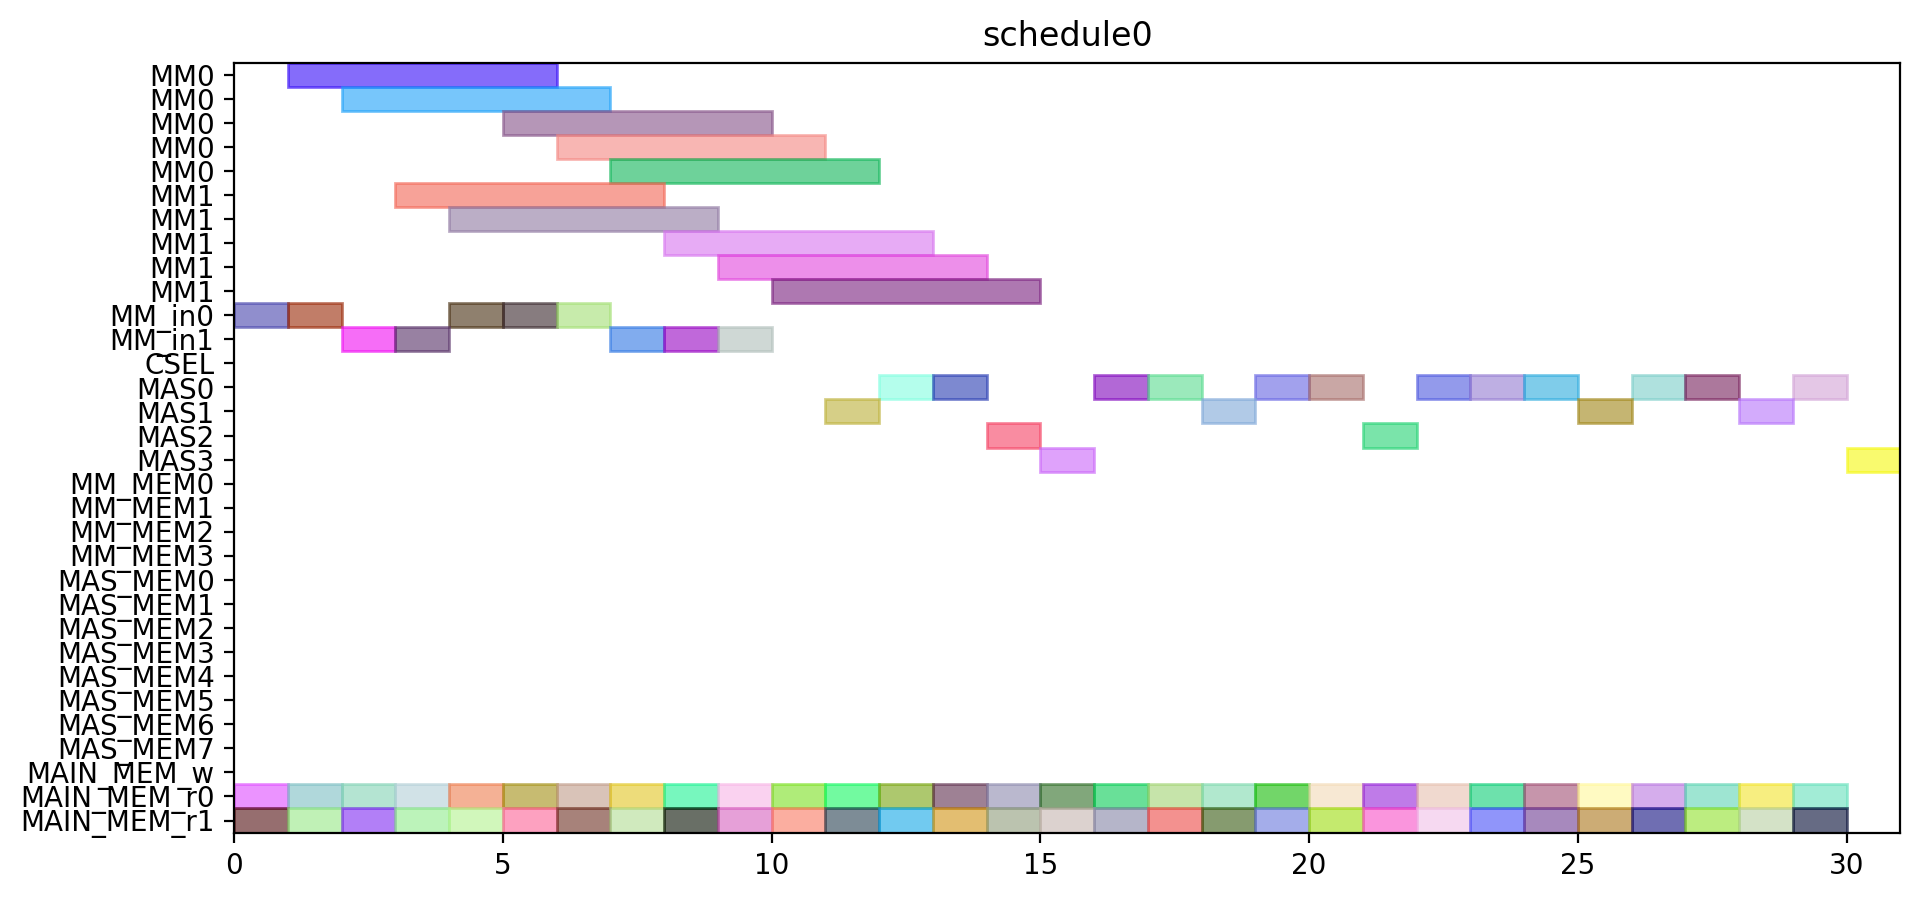

This figure's Python source:
from pyschedule import Scenario, solvers, plotters, alt


def solve():
	horizon = 131
	S = Scenario("schedule0", horizon=horizon)

	# resource
	MM = S.Resources('MM', num=2, size=5)
	MM_in = S.Resources('MM_in', num=2)
	CSEL = S.Resource('CSEL')
	MAS = S.Resources('MAS', num=4, size=1, periods=range(1, horizon))
	MM_MEM = S.Resources('MM_MEM', num=4)
	MAS_MEM = S.Resources('MAS_MEM', num=8)
	MAIN_MEM_w = S.Resource('MAIN_MEM_w', size=1)
	MAIN_MEM_r = S.Resources('MAIN_MEM_r', num=2)

	# result of previous scheduling

	# new tasks
	c_aa_a1_0 = S.Task('c_aa_a1_0', length=1, delay_cost=1)
	c_aa_a1_0 += alt(MAS)
	c_aa_a1_0_mem0 = S.Task('c_aa_a1_0_mem0', length=1, delay_cost=1)
	c_aa_a1_0_mem0 += MAIN_MEM_r[0]
	S += c_aa_a1_0_mem0 <= c_aa_a1_0

	c_aa_a1_0_mem1 = S.Task('c_aa_a1_0_mem1', length=1, delay_cost=1)
	c_aa_a1_0_mem1 += MAIN_MEM_r[1]
	S += c_aa_a1_0_mem1 <= c_aa_a1_0

	c_aa_a1_1 = S.Task('c_aa_a1_1', length=1, delay_cost=1)
	c_aa_a1_1 += alt(MAS)
	c_aa_a1_1_mem0 = S.Task('c_aa_a1_1_mem0', length=1, delay_cost=1)
	c_aa_a1_1_mem0 += MAIN_MEM_r[0]
	S += c_aa_a1_1_mem0 <= c_aa_a1_1

	c_aa_a1_1_mem1 = S.Task('c_aa_a1_1_mem1', length=1, delay_cost=1)
	c_aa_a1_1_mem1 += MAIN_MEM_r[1]
	S += c_aa_a1_1_mem1 <= c_aa_a1_1

	c_aa_t10 = S.Task('c_aa_t10', length=1, delay_cost=1)
	c_aa_t10 += alt(MAS)
	c_aa_t10_mem0 = S.Task('c_aa_t10_mem0', length=1, delay_cost=1)
	c_aa_t10_mem0 += MAIN_MEM_r[0]
	S += c_aa_t10_mem0 <= c_aa_t10

	c_aa_t10_mem1 = S.Task('c_aa_t10_mem1', length=1, delay_cost=1)
	c_aa_t10_mem1 += MAIN_MEM_r[1]
	S += c_aa_t10_mem1 <= c_aa_t10

	c_aa_t11 = S.Task('c_aa_t11', length=1, delay_cost=1)
	c_aa_t11 += alt(MAS)
	c_aa_t11_mem0 = S.Task('c_aa_t11_mem0', length=1, delay_cost=1)
	c_aa_t11_mem0 += MAIN_MEM_r[0]
	S += c_aa_t11_mem0 <= c_aa_t11

	c_aa_t11_mem1 = S.Task('c_aa_t11_mem1', length=1, delay_cost=1)
	c_aa_t11_mem1 += MAIN_MEM_r[1]
	S += c_aa_t11_mem1 <= c_aa_t11

	c_aa_t3_t0 = S.Task('c_aa_t3_t0', length=5, delay_cost=1)
	c_aa_t3_t0 += alt(MM)
	c_aa_t3_t0_in = S.Task('c_aa_t3_t0_in', length=1, delay_cost=1)
	c_aa_t3_t0_in += alt(MM_in)
	S += c_aa_t3_t0_in*MM_in[0]<=c_aa_t3_t0*MM[0]
	S += c_aa_t3_t0_in*MM_in[1]<=c_aa_t3_t0*MM[1]
	c_aa_t3_t0_mem0 = S.Task('c_aa_t3_t0_mem0', length=1, delay_cost=1)
	c_aa_t3_t0_mem0 += MAIN_MEM_r[0]
	S += c_aa_t3_t0_mem0 <= c_aa_t3_t0

	c_aa_t3_t0_mem1 = S.Task('c_aa_t3_t0_mem1', length=1, delay_cost=1)
	c_aa_t3_t0_mem1 += MAIN_MEM_r[1]
	S += c_aa_t3_t0_mem1 <= c_aa_t3_t0

	c_aa_t3_t1 = S.Task('c_aa_t3_t1', length=5, delay_cost=1)
	c_aa_t3_t1 += alt(MM)
	c_aa_t3_t1_in = S.Task('c_aa_t3_t1_in', length=1, delay_cost=1)
	c_aa_t3_t1_in += alt(MM_in)
	S += c_aa_t3_t1_in*MM_in[0]<=c_aa_t3_t1*MM[0]
	S += c_aa_t3_t1_in*MM_in[1]<=c_aa_t3_t1*MM[1]
	c_aa_t3_t1_mem0 = S.Task('c_aa_t3_t1_mem0', length=1, delay_cost=1)
	c_aa_t3_t1_mem0 += MAIN_MEM_r[0]
	S += c_aa_t3_t1_mem0 <= c_aa_t3_t1

	c_aa_t3_t1_mem1 = S.Task('c_aa_t3_t1_mem1', length=1, delay_cost=1)
	c_aa_t3_t1_mem1 += MAIN_MEM_r[1]
	S += c_aa_t3_t1_mem1 <= c_aa_t3_t1

	c_aa_t3_t2 = S.Task('c_aa_t3_t2', length=1, delay_cost=1)
	c_aa_t3_t2 += alt(MAS)
	c_aa_t3_t2_mem0 = S.Task('c_aa_t3_t2_mem0', length=1, delay_cost=1)
	c_aa_t3_t2_mem0 += MAIN_MEM_r[0]
	S += c_aa_t3_t2_mem0 <= c_aa_t3_t2

	c_aa_t3_t2_mem1 = S.Task('c_aa_t3_t2_mem1', length=1, delay_cost=1)
	c_aa_t3_t2_mem1 += MAIN_MEM_r[1]
	S += c_aa_t3_t2_mem1 <= c_aa_t3_t2

	c_aa_t3_t3 = S.Task('c_aa_t3_t3', length=1, delay_cost=1)
	c_aa_t3_t3 += alt(MAS)
	c_aa_t3_t3_mem0 = S.Task('c_aa_t3_t3_mem0', length=1, delay_cost=1)
	c_aa_t3_t3_mem0 += MAIN_MEM_r[0]
	S += c_aa_t3_t3_mem0 <= c_aa_t3_t3

	c_aa_t3_t3_mem1 = S.Task('c_aa_t3_t3_mem1', length=1, delay_cost=1)
	c_aa_t3_t3_mem1 += MAIN_MEM_r[1]
	S += c_aa_t3_t3_mem1 <= c_aa_t3_t3

	c_bb_a1_0 = S.Task('c_bb_a1_0', length=1, delay_cost=1)
	c_bb_a1_0 += alt(MAS)
	c_bb_a1_0_mem0 = S.Task('c_bb_a1_0_mem0', length=1, delay_cost=1)
	c_bb_a1_0_mem0 += MAIN_MEM_r[0]
	S += c_bb_a1_0_mem0 <= c_bb_a1_0

	c_bb_a1_0_mem1 = S.Task('c_bb_a1_0_mem1', length=1, delay_cost=1)
	c_bb_a1_0_mem1 += MAIN_MEM_r[1]
	S += c_bb_a1_0_mem1 <= c_bb_a1_0

	c_bb_a1_1 = S.Task('c_bb_a1_1', length=1, delay_cost=1)
	c_bb_a1_1 += alt(MAS)
	c_bb_a1_1_mem0 = S.Task('c_bb_a1_1_mem0', length=1, delay_cost=1)
	c_bb_a1_1_mem0 += MAIN_MEM_r[0]
	S += c_bb_a1_1_mem0 <= c_bb_a1_1

	c_bb_a1_1_mem1 = S.Task('c_bb_a1_1_mem1', length=1, delay_cost=1)
	c_bb_a1_1_mem1 += MAIN_MEM_r[1]
	S += c_bb_a1_1_mem1 <= c_bb_a1_1

	c_bb_t10 = S.Task('c_bb_t10', length=1, delay_cost=1)
	c_bb_t10 += alt(MAS)
	c_bb_t10_mem0 = S.Task('c_bb_t10_mem0', length=1, delay_cost=1)
	c_bb_t10_mem0 += MAIN_MEM_r[0]
	S += c_bb_t10_mem0 <= c_bb_t10

	c_bb_t10_mem1 = S.Task('c_bb_t10_mem1', length=1, delay_cost=1)
	c_bb_t10_mem1 += MAIN_MEM_r[1]
	S += c_bb_t10_mem1 <= c_bb_t10

	c_bb_t11 = S.Task('c_bb_t11', length=1, delay_cost=1)
	c_bb_t11 += alt(MAS)
	c_bb_t11_mem0 = S.Task('c_bb_t11_mem0', length=1, delay_cost=1)
	c_bb_t11_mem0 += MAIN_MEM_r[0]
	S += c_bb_t11_mem0 <= c_bb_t11

	c_bb_t11_mem1 = S.Task('c_bb_t11_mem1', length=1, delay_cost=1)
	c_bb_t11_mem1 += MAIN_MEM_r[1]
	S += c_bb_t11_mem1 <= c_bb_t11

	c_bb_t3_t0 = S.Task('c_bb_t3_t0', length=5, delay_cost=1)
	c_bb_t3_t0 += alt(MM)
	c_bb_t3_t0_in = S.Task('c_bb_t3_t0_in', length=1, delay_cost=1)
	c_bb_t3_t0_in += alt(MM_in)
	S += c_bb_t3_t0_in*MM_in[0]<=c_bb_t3_t0*MM[0]
	S += c_bb_t3_t0_in*MM_in[1]<=c_bb_t3_t0*MM[1]
	c_bb_t3_t0_mem0 = S.Task('c_bb_t3_t0_mem0', length=1, delay_cost=1)
	c_bb_t3_t0_mem0 += MAIN_MEM_r[0]
	S += c_bb_t3_t0_mem0 <= c_bb_t3_t0

	c_bb_t3_t0_mem1 = S.Task('c_bb_t3_t0_mem1', length=1, delay_cost=1)
	c_bb_t3_t0_mem1 += MAIN_MEM_r[1]
	S += c_bb_t3_t0_mem1 <= c_bb_t3_t0

	c_bb_t3_t1 = S.Task('c_bb_t3_t1', length=5, delay_cost=1)
	c_bb_t3_t1 += alt(MM)
	c_bb_t3_t1_in = S.Task('c_bb_t3_t1_in', length=1, delay_cost=1)
	c_bb_t3_t1_in += alt(MM_in)
	S += c_bb_t3_t1_in*MM_in[0]<=c_bb_t3_t1*MM[0]
	S += c_bb_t3_t1_in*MM_in[1]<=c_bb_t3_t1*MM[1]
	c_bb_t3_t1_mem0 = S.Task('c_bb_t3_t1_mem0', length=1, delay_cost=1)
	c_bb_t3_t1_mem0 += MAIN_MEM_r[0]
	S += c_bb_t3_t1_mem0 <= c_bb_t3_t1

	c_bb_t3_t1_mem1 = S.Task('c_bb_t3_t1_mem1', length=1, delay_cost=1)
	c_bb_t3_t1_mem1 += MAIN_MEM_r[1]
	S += c_bb_t3_t1_mem1 <= c_bb_t3_t1

	c_bb_t3_t2 = S.Task('c_bb_t3_t2', length=1, delay_cost=1)
	c_bb_t3_t2 += alt(MAS)
	c_bb_t3_t2_mem0 = S.Task('c_bb_t3_t2_mem0', length=1, delay_cost=1)
	c_bb_t3_t2_mem0 += MAIN_MEM_r[0]
	S += c_bb_t3_t2_mem0 <= c_bb_t3_t2

	c_bb_t3_t2_mem1 = S.Task('c_bb_t3_t2_mem1', length=1, delay_cost=1)
	c_bb_t3_t2_mem1 += MAIN_MEM_r[1]
	S += c_bb_t3_t2_mem1 <= c_bb_t3_t2

	c_bb_t3_t3 = S.Task('c_bb_t3_t3', length=1, delay_cost=1)
	c_bb_t3_t3 += alt(MAS)
	c_bb_t3_t3_mem0 = S.Task('c_bb_t3_t3_mem0', length=1, delay_cost=1)
	c_bb_t3_t3_mem0 += MAIN_MEM_r[0]
	S += c_bb_t3_t3_mem0 <= c_bb_t3_t3

	c_bb_t3_t3_mem1 = S.Task('c_bb_t3_t3_mem1', length=1, delay_cost=1)
	c_bb_t3_t3_mem1 += MAIN_MEM_r[1]
	S += c_bb_t3_t3_mem1 <= c_bb_t3_t3

	c_cc_a1_0 = S.Task('c_cc_a1_0', length=1, delay_cost=1)
	c_cc_a1_0 += alt(MAS)
	c_cc_a1_0_mem0 = S.Task('c_cc_a1_0_mem0', length=1, delay_cost=1)
	c_cc_a1_0_mem0 += MAIN_MEM_r[0]
	S += c_cc_a1_0_mem0 <= c_cc_a1_0

	c_cc_a1_0_mem1 = S.Task('c_cc_a1_0_mem1', length=1, delay_cost=1)
	c_cc_a1_0_mem1 += MAIN_MEM_r[1]
	S += c_cc_a1_0_mem1 <= c_cc_a1_0

	c_cc_a1_1 = S.Task('c_cc_a1_1', length=1, delay_cost=1)
	c_cc_a1_1 += alt(MAS)
	c_cc_a1_1_mem0 = S.Task('c_cc_a1_1_mem0', length=1, delay_cost=1)
	c_cc_a1_1_mem0 += MAIN_MEM_r[0]
	S += c_cc_a1_1_mem0 <= c_cc_a1_1

	c_cc_a1_1_mem1 = S.Task('c_cc_a1_1_mem1', length=1, delay_cost=1)
	c_cc_a1_1_mem1 += MAIN_MEM_r[1]
	S += c_cc_a1_1_mem1 <= c_cc_a1_1

	c_cc_t10 = S.Task('c_cc_t10', length=1, delay_cost=1)
	c_cc_t10 += alt(MAS)
	c_cc_t10_mem0 = S.Task('c_cc_t10_mem0', length=1, delay_cost=1)
	c_cc_t10_mem0 += MAIN_MEM_r[0]
	S += c_cc_t10_mem0 <= c_cc_t10

	c_cc_t10_mem1 = S.Task('c_cc_t10_mem1', length=1, delay_cost=1)
	c_cc_t10_mem1 += MAIN_MEM_r[1]
	S += c_cc_t10_mem1 <= c_cc_t10

	c_cc_t11 = S.Task('c_cc_t11', length=1, delay_cost=1)
	c_cc_t11 += alt(MAS)
	c_cc_t11_mem0 = S.Task('c_cc_t11_mem0', length=1, delay_cost=1)
	c_cc_t11_mem0 += MAIN_MEM_r[0]
	S += c_cc_t11_mem0 <= c_cc_t11

	c_cc_t11_mem1 = S.Task('c_cc_t11_mem1', length=1, delay_cost=1)
	c_cc_t11_mem1 += MAIN_MEM_r[1]
	S += c_cc_t11_mem1 <= c_cc_t11

	c_cc_t3_t0 = S.Task('c_cc_t3_t0', length=5, delay_cost=1)
	c_cc_t3_t0 += alt(MM)
	c_cc_t3_t0_in = S.Task('c_cc_t3_t0_in', length=1, delay_cost=1)
	c_cc_t3_t0_in += alt(MM_in)
	S += c_cc_t3_t0_in*MM_in[0]<=c_cc_t3_t0*MM[0]
	S += c_cc_t3_t0_in*MM_in[1]<=c_cc_t3_t0*MM[1]
	c_cc_t3_t0_mem0 = S.Task('c_cc_t3_t0_mem0', length=1, delay_cost=1)
	c_cc_t3_t0_mem0 += MAIN_MEM_r[0]
	S += c_cc_t3_t0_mem0 <= c_cc_t3_t0

	c_cc_t3_t0_mem1 = S.Task('c_cc_t3_t0_mem1', length=1, delay_cost=1)
	c_cc_t3_t0_mem1 += MAIN_MEM_r[1]
	S += c_cc_t3_t0_mem1 <= c_cc_t3_t0

	c_cc_t3_t1 = S.Task('c_cc_t3_t1', length=5, delay_cost=1)
	c_cc_t3_t1 += alt(MM)
	c_cc_t3_t1_in = S.Task('c_cc_t3_t1_in', length=1, delay_cost=1)
	c_cc_t3_t1_in += alt(MM_in)
	S += c_cc_t3_t1_in*MM_in[0]<=c_cc_t3_t1*MM[0]
	S += c_cc_t3_t1_in*MM_in[1]<=c_cc_t3_t1*MM[1]
	c_cc_t3_t1_mem0 = S.Task('c_cc_t3_t1_mem0', length=1, delay_cost=1)
	c_cc_t3_t1_mem0 += MAIN_MEM_r[0]
	S += c_cc_t3_t1_mem0 <= c_cc_t3_t1

	c_cc_t3_t1_mem1 = S.Task('c_cc_t3_t1_mem1', length=1, delay_cost=1)
	c_cc_t3_t1_mem1 += MAIN_MEM_r[1]
	S += c_cc_t3_t1_mem1 <= c_cc_t3_t1

	c_cc_t3_t2 = S.Task('c_cc_t3_t2', length=1, delay_cost=1)
	c_cc_t3_t2 += alt(MAS)
	c_cc_t3_t2_mem0 = S.Task('c_cc_t3_t2_mem0', length=1, delay_cost=1)
	c_cc_t3_t2_mem0 += MAIN_MEM_r[0]
	S += c_cc_t3_t2_mem0 <= c_cc_t3_t2

	c_cc_t3_t2_mem1 = S.Task('c_cc_t3_t2_mem1', length=1, delay_cost=1)
	c_cc_t3_t2_mem1 += MAIN_MEM_r[1]
	S += c_cc_t3_t2_mem1 <= c_cc_t3_t2

	c_cc_t3_t3 = S.Task('c_cc_t3_t3', length=1, delay_cost=1)
	c_cc_t3_t3 += alt(MAS)
	c_cc_t3_t3_mem0 = S.Task('c_cc_t3_t3_mem0', length=1, delay_cost=1)
	c_cc_t3_t3_mem0 += MAIN_MEM_r[0]
	S += c_cc_t3_t3_mem0 <= c_cc_t3_t3

	c_cc_t3_t3_mem1 = S.Task('c_cc_t3_t3_mem1', length=1, delay_cost=1)
	c_cc_t3_t3_mem1 += MAIN_MEM_r[1]
	S += c_cc_t3_t3_mem1 <= c_cc_t3_t3

	c_ab_t0_t0 = S.Task('c_ab_t0_t0', length=5, delay_cost=1)
	c_ab_t0_t0 += alt(MM)
	c_ab_t0_t0_in = S.Task('c_ab_t0_t0_in', length=1, delay_cost=1)
	c_ab_t0_t0_in += alt(MM_in)
	S += c_ab_t0_t0_in*MM_in[0]<=c_ab_t0_t0*MM[0]
	S += c_ab_t0_t0_in*MM_in[1]<=c_ab_t0_t0*MM[1]
	c_ab_t0_t0_mem0 = S.Task('c_ab_t0_t0_mem0', length=1, delay_cost=1)
	c_ab_t0_t0_mem0 += MAIN_MEM_r[0]
	S += c_ab_t0_t0_mem0 <= c_ab_t0_t0

	c_ab_t0_t0_mem1 = S.Task('c_ab_t0_t0_mem1', length=1, delay_cost=1)
	c_ab_t0_t0_mem1 += MAIN_MEM_r[1]
	S += c_ab_t0_t0_mem1 <= c_ab_t0_t0

	c_ab_t0_t1 = S.Task('c_ab_t0_t1', length=5, delay_cost=1)
	c_ab_t0_t1 += alt(MM)
	c_ab_t0_t1_in = S.Task('c_ab_t0_t1_in', length=1, delay_cost=1)
	c_ab_t0_t1_in += alt(MM_in)
	S += c_ab_t0_t1_in*MM_in[0]<=c_ab_t0_t1*MM[0]
	S += c_ab_t0_t1_in*MM_in[1]<=c_ab_t0_t1*MM[1]
	c_ab_t0_t1_mem0 = S.Task('c_ab_t0_t1_mem0', length=1, delay_cost=1)
	c_ab_t0_t1_mem0 += MAIN_MEM_r[0]
	S += c_ab_t0_t1_mem0 <= c_ab_t0_t1

	c_ab_t0_t1_mem1 = S.Task('c_ab_t0_t1_mem1', length=1, delay_cost=1)
	c_ab_t0_t1_mem1 += MAIN_MEM_r[1]
	S += c_ab_t0_t1_mem1 <= c_ab_t0_t1

	c_ab_t0_t2 = S.Task('c_ab_t0_t2', length=1, delay_cost=1)
	c_ab_t0_t2 += alt(MAS)
	c_ab_t0_t2_mem0 = S.Task('c_ab_t0_t2_mem0', length=1, delay_cost=1)
	c_ab_t0_t2_mem0 += MAIN_MEM_r[0]
	S += c_ab_t0_t2_mem0 <= c_ab_t0_t2

	c_ab_t0_t2_mem1 = S.Task('c_ab_t0_t2_mem1', length=1, delay_cost=1)
	c_ab_t0_t2_mem1 += MAIN_MEM_r[1]
	S += c_ab_t0_t2_mem1 <= c_ab_t0_t2

	c_ab_t0_t3 = S.Task('c_ab_t0_t3', length=1, delay_cost=1)
	c_ab_t0_t3 += alt(MAS)
	c_ab_t0_t3_mem0 = S.Task('c_ab_t0_t3_mem0', length=1, delay_cost=1)
	c_ab_t0_t3_mem0 += MAIN_MEM_r[0]
	S += c_ab_t0_t3_mem0 <= c_ab_t0_t3

	c_ab_t0_t3_mem1 = S.Task('c_ab_t0_t3_mem1', length=1, delay_cost=1)
	c_ab_t0_t3_mem1 += MAIN_MEM_r[1]
	S += c_ab_t0_t3_mem1 <= c_ab_t0_t3

	c_ab_t1_t0 = S.Task('c_ab_t1_t0', length=5, delay_cost=1)
	c_ab_t1_t0 += alt(MM)
	c_ab_t1_t0_in = S.Task('c_ab_t1_t0_in', length=1, delay_cost=1)
	c_ab_t1_t0_in += alt(MM_in)
	S += c_ab_t1_t0_in*MM_in[0]<=c_ab_t1_t0*MM[0]
	S += c_ab_t1_t0_in*MM_in[1]<=c_ab_t1_t0*MM[1]
	c_ab_t1_t0_mem0 = S.Task('c_ab_t1_t0_mem0', length=1, delay_cost=1)
	c_ab_t1_t0_mem0 += MAIN_MEM_r[0]
	S += c_ab_t1_t0_mem0 <= c_ab_t1_t0

	c_ab_t1_t0_mem1 = S.Task('c_ab_t1_t0_mem1', length=1, delay_cost=1)
	c_ab_t1_t0_mem1 += MAIN_MEM_r[1]
	S += c_ab_t1_t0_mem1 <= c_ab_t1_t0

	c_ab_t1_t1 = S.Task('c_ab_t1_t1', length=5, delay_cost=1)
	c_ab_t1_t1 += alt(MM)
	c_ab_t1_t1_in = S.Task('c_ab_t1_t1_in', length=1, delay_cost=1)
	c_ab_t1_t1_in += alt(MM_in)
	S += c_ab_t1_t1_in*MM_in[0]<=c_ab_t1_t1*MM[0]
	S += c_ab_t1_t1_in*MM_in[1]<=c_ab_t1_t1*MM[1]
	c_ab_t1_t1_mem0 = S.Task('c_ab_t1_t1_mem0', length=1, delay_cost=1)
	c_ab_t1_t1_mem0 += MAIN_MEM_r[0]
	S += c_ab_t1_t1_mem0 <= c_ab_t1_t1

	c_ab_t1_t1_mem1 = S.Task('c_ab_t1_t1_mem1', length=1, delay_cost=1)
	c_ab_t1_t1_mem1 += MAIN_MEM_r[1]
	S += c_ab_t1_t1_mem1 <= c_ab_t1_t1

	solvers.mip.solve(S,msg=1,kind='CPLEX',ratio_gap=1.01)

	solution = [['hoge']*len(S.solution()[1]) for i in range(len(S.solution()))]
	for i in range(len(S.solution())):
		for j in range(len(S.solution()[i])):
			solution[i][j]=str(S.solution()[i][j])
	print(solution)

	cycles = int(solution[-1][3])

	pic_file_name = "/home/mfukuda/ABE/multiRAM_multiMAS_16mux/scheduling_result/stage5MM2_stage1MAS4/FP12_INV_BEFORE_FPINV/schedule0.png"
	if(S.solution() != []):
		plotters.matplotlib.plot(S,img_filename=pic_file_name, show_task_labels=False, fig_size=(cycles*0.25+3, 5))

	return solution
